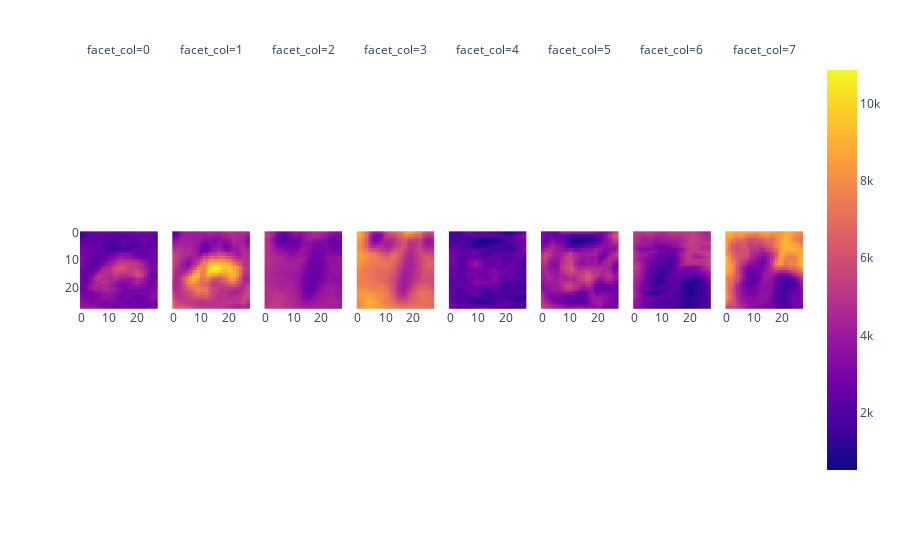

The code cell stored with this chart in its notebook:
### Code cell
def legacy_valid_correlate(inputs:ndarray, k:ndarray) -> ndarray:
    views = sliding_views(inputs, k.shape[1:3], (1, 2))
    correlations = np.tensordot(views, k, axes=([3, 4, 5], [3, 1, 2]))
    return correlations

legacy_correlations = legacy_valid_correlate(images, kernels)
px.imshow(
    legacy_correlations.transpose(0, 3, 1, 2).reshape(8, 28, 28),
    facet_col=0
)

### Figure 1 — Plotly figure (JSON) as saved in the notebook; plotly's stock layout.template omitted (floating-point values rounded to 4 significant figures; data arrays with more than 128 entries replaced by an {"elided": "..."} marker saying what was removed)
{"data": [{"coloraxis": "coloraxis", "hovertemplate": "x: %{x}<br>y: %{y}<br>color: %{z}<extra></extra>", "name": "0", "type": "heatmap", "xaxis": "x", "yaxis": "y", "z": {"elided": "28x28 int values"}}, {"coloraxis": "coloraxis", "hovertemplate": "x: %{x}<br>y: %{y}<br>color: %{z}<extra></extra>", "name": "1", "type": "heatmap", "xaxis": "x2", "yaxis": "y2", "z": {"elided": "28x28 float values"}}, {"coloraxis": "coloraxis", "hovertemplate": "x: %{x}<br>y: %{y}<br>color: %{z}<extra></extra>", "name": "2", "type": "heatmap", "xaxis": "x3", "yaxis": "y3", "z": {"elided": "28x28 int values"}}, {"coloraxis": "coloraxis", "hovertemplate": "x: %{x}<br>y: %{y}<br>color: %{z}<extra></extra>", "name": "3", "type": "heatmap", "xaxis": "x4", "yaxis": "y4", "z": {"elided": "28x28 float values"}}, {"coloraxis": "coloraxis", "hovertemplate": "x: %{x}<br>y: %{y}<br>color: %{z}<extra></extra>", "name": "4", "type": "heatmap", "xaxis": "x5", "yaxis": "y5", "z": {"elided": "28x28 int values"}}, {"coloraxis": "coloraxis", "hovertemplate": "x: %{x}<br>y: %{y}<br>color: %{z}<extra></extra>", "name": "5", "type": "heatmap", "xaxis": "x6", "yaxis": "y6", "z": {"elided": "28x28 float values"}}, {"coloraxis": "coloraxis", "hovertemplate": "x: %{x}<br>y: %{y}<br>color: %{z}<extra></extra>", "name": "6", "type": "heatmap", "xaxis": "x7", "yaxis": "y7", "z": {"elided": "28x28 int values"}}, {"coloraxis": "coloraxis", "hovertemplate": "x: %{x}<br>y: %{y}<br>color: %{z}<extra></extra>", "name": "7", "type": "heatmap", "xaxis": "x8", "yaxis": "y8", "z": {"elided": "28x28 float values"}}], "layout": {"annotations": [{"font": {}, "showarrow": false, "text": "facet_col=0", "x": 0.05375, "xanchor": "center", "xref": "paper", "y": 1, "yanchor": "bottom", "yref": "paper"}, {"font": {}, "showarrow": false, "text": "facet_col=1", "x": 0.1812, "xanchor": "center", "xref": "paper", "y": 1, "yanchor": "bottom", "yref": "paper"}, {"font": {}, "showarrow": false, "text": "facet_col=2", "x": 0.3087, "xanchor": "center", "xref": "paper", "y": 1, "yanchor": "bottom", "yref": "paper"}, {"font": {}, "showarrow": false, "text": "facet_col=3", "x": 0.4363, "xanchor": "center", "xref": "paper", "y": 1, "yanchor": "bottom", "yref": "paper"}, {"font": {}, "showarrow": false, "text": "facet_col=4", "x": 0.5637, "xanchor": "center", "xref": "paper", "y": 1, "yanchor": "bottom", "yref": "paper"}, {"font": {}, "showarrow": false, "text": "facet_col=5", "x": 0.6912, "xanchor": "center", "xref": "paper", "y": 1, "yanchor": "bottom", "yref": "paper"}, {"font": {}, "showarrow": false, "text": "facet_col=6", "x": 0.8188, "xanchor": "center", "xref": "paper", "y": 1, "yanchor": "bottom", "yref": "paper"}, {"font": {}, "showarrow": false, "text": "facet_col=7", "x": 0.9463, "xanchor": "center", "xref": "paper", "y": 1, "yanchor": "bottom", "yref": "paper"}], "coloraxis": {"colorscale": [[0, "#0d0887"], [0.1111, "#46039f"], [0.2222, "#7201a8"], [0.3333, "#9c179e"], [0.4444, "#bd3786"], [0.5556, "#d8576b"], [0.6667, "#ed7953"], [0.7778, "#fb9f3a"], [0.8889, "#fdca26"], [1, "#f0f921"]]}, "margin": {"t": 60}, "xaxis": {"anchor": "y", "constrain": "domain", "domain": [0, 0.1075], "scaleanchor": "y"}, "xaxis2": {"anchor": "y2", "domain": [0.1275, 0.235], "matches": "x"}, "xaxis3": {"anchor": "y3", "domain": [0.255, 0.3625], "matches": "x"}, "xaxis4": {"anchor": "y4", "domain": [0.3825, 0.49], "matches": "x"}, "xaxis5": {"anchor": "y5", "domain": [0.51, 0.6175], "matches": "x"}, "xaxis6": {"anchor": "y6", "domain": [0.6375, 0.745], "matches": "x"}, "xaxis7": {"anchor": "y7", "domain": [0.765, 0.8725], "matches": "x"}, "xaxis8": {"anchor": "y8", "domain": [0.8925, 1], "matches": "x"}, "yaxis": {"anchor": "x", "autorange": "reversed", "constrain": "domain", "domain": [0, 1]}, "yaxis2": {"anchor": "x2", "domain": [0, 1], "matches": "y", "showticklabels": false}, "yaxis3": {"anchor": "x3", "domain": [0, 1], "matches": "y", "showticklabels": false}, "yaxis4": {"anchor": "x4", "domain": [0, 1], "matches": "y", "showticklabels": false}, "yaxis5": {"anchor": "x5", "domain": [0, 1], "matches": "y", "showticklabels": false}, "yaxis6": {"anchor": "x6", "domain": [0, 1], "matches": "y", "showticklabels": false}, "yaxis7": {"anchor": "x7", "domain": [0, 1], "matches": "y", "showticklabels": false}, "yaxis8": {"anchor": "x8", "domain": [0, 1], "matches": "y", "showticklabels": false}}}
